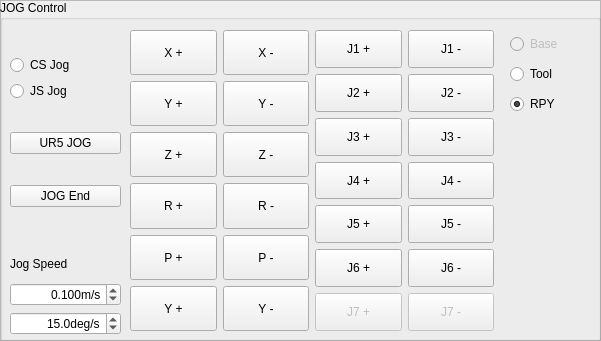
  <widget class="QFrame" name="frame_18">
   <property name="geometry">
    <rect>
     <x>10</x>
     <y>670</y>
     <width>601</width>
     <height>341</height>
    </rect>
   </property>
   <property name="frameShape">
    <enum>QFrame::StyledPanel</enum>
   </property>
   <property name="frameShadow">
    <enum>QFrame::Raised</enum>
   </property>
   <widget class="QGroupBox" name="groupBox_24">
    <property name="geometry">
     <rect>
      <x>0</x>
      <y>0</y>
      <width>601</width>
      <height>341</height>
     </rect>
    </property>
    <property name="title">
     <string>JOG Control</string>
    </property>
    <widget class="QWidget" name="layoutWidget_2">
     <property name="geometry">
      <rect>
       <x>10</x>
       <y>250</y>
       <width>111</width>
       <height>85</height>
      </rect>
     </property>
     <layout class="QVBoxLayout" name="verticalLayout_26">
      <item>
       <widget class="QLabel" name="label_24">
        <property name="text">
         <string>Jog Speed</string>
        </property>
       </widget>
      </item>
      <item>
       <widget class="QDoubleSpinBox" name="doubleSpinBox_JogSpeed_trans">
        <property name="minimumSize">
         <size>
          <width>100</width>
          <height>0</height>
         </size>
        </property>
        <property name="alignment">
         <set>Qt::AlignRight|Qt::AlignTrailing|Qt::AlignVCenter</set>
        </property>
        <property name="suffix">
         <string>m/s</string>
        </property>
        <property name="decimals">
         <number>3</number>
        </property>
        <property name="maximum">
         <double>1.000000000000000</double>
        </property>
        <property name="singleStep">
         <double>0.100000000000000</double>
        </property>
        <property name="value">
         <double>0.100000000000000</double>
        </property>
       </widget>
      </item>
      <item>
       <widget class="QDoubleSpinBox" name="doubleSpinBox_JogSpeed_ori">
        <property name="minimumSize">
         <size>
          <width>100</width>
          <height>0</height>
         </size>
        </property>
        <property name="alignment">
         <set>Qt::AlignRight|Qt::AlignTrailing|Qt::AlignVCenter</set>
        </property>
        <property name="suffix">
         <string>deg/s</string>
        </property>
        <property name="decimals">
         <number>1</number>
        </property>
        <property name="maximum">
         <double>90.000000000000000</double>
        </property>
        <property name="singleStep">
         <double>5.000000000000000</double>
        </property>
        <property name="value">
         <double>15.000000000000000</double>
        </property>
       </widget>
      </item>
     </layout>
    </widget>
    <widget class="QWidget" name="layoutWidget_3">
     <property name="geometry">
      <rect>
       <x>130</x>
       <y>30</y>
       <width>364</width>
       <height>301</height>
      </rect>
     </property>
     <layout class="QHBoxLayout" name="horizontalLayout_8">
      <item>
       <layout class="QGridLayout" name="gridLayout_14">
        <item row="5" column="1">
         <widget class="QPushButton" name="pushButton_jog_x6_minus">
          <property name="sizePolicy">
           <sizepolicy hsizetype="Preferred" vsizetype="Preferred">
            <horstretch>0</horstretch>
            <verstretch>0</verstretch>
           </sizepolicy>
          </property>
          <property name="minimumSize">
           <size>
            <width>0</width>
            <height>25</height>
           </size>
          </property>
          <property name="text">
           <string>Y -</string>
          </property>
         </widget>
        </item>
        <item row="1" column="0">
         <widget class="QPushButton" name="pushButton_jog_x2_plus">
          <property name="sizePolicy">
           <sizepolicy hsizetype="Preferred" vsizetype="Preferred">
            <horstretch>0</horstretch>
            <verstretch>0</verstretch>
           </sizepolicy>
          </property>
          <property name="minimumSize">
           <size>
            <width>0</width>
            <height>25</height>
           </size>
          </property>
          <property name="text">
           <string>Y +</string>
          </property>
         </widget>
        </item>
        <item row="0" column="1">
         <widget class="QPushButton" name="pushButton_jog_x1_minus">
          <property name="sizePolicy">
           <sizepolicy hsizetype="Preferred" vsizetype="Preferred">
            <horstretch>0</horstretch>
            <verstretch>0</verstretch>
           </sizepolicy>
          </property>
          <property name="minimumSize">
           <size>
            <width>0</width>
            <height>25</height>
           </size>
          </property>
          <property name="text">
           <string>X -</string>
          </property>
         </widget>
        </item>
        <item row="2" column="0">
         <widget class="QPushButton" name="pushButton_jog_x3_plus">
          <property name="sizePolicy">
           <sizepolicy hsizetype="Preferred" vsizetype="Preferred">
            <horstretch>0</horstretch>
            <verstretch>0</verstretch>
           </sizepolicy>
          </property>
          <property name="minimumSize">
           <size>
            <width>0</width>
            <height>25</height>
           </size>
          </property>
          <property name="text">
           <string>Z +</string>
          </property>
         </widget>
        </item>
        <item row="0" column="0">
         <widget class="QPushButton" name="pushButton_jog_x1_plus">
          <property name="sizePolicy">
           <sizepolicy hsizetype="Preferred" vsizetype="Preferred">
            <horstretch>0</horstretch>
            <verstretch>0</verstretch>
           </sizepolicy>
          </property>
          <property name="minimumSize">
           <size>
            <width>0</width>
            <height>25</height>
           </size>
          </property>
          <property name="layoutDirection">
           <enum>Qt::LeftToRight</enum>
          </property>
          <property name="text">
           <string>X +</string>
          </property>
          <property name="autoDefault">
           <bool>false</bool>
          </property>
         </widget>
        </item>
        <item row="3" column="0">
         <widget class="QPushButton" name="pushButton_jog_x4_plus">
          <property name="sizePolicy">
           <sizepolicy hsizetype="Preferred" vsizetype="Preferred">
            <horstretch>0</horstretch>
            <verstretch>0</verstretch>
           </sizepolicy>
          </property>
          <property name="minimumSize">
           <size>
            <width>0</width>
            <height>25</height>
           </size>
          </property>
          <property name="text">
           <string>R +</string>
          </property>
         </widget>
        </item>
        <item row="1" column="1">
         <widget class="QPushButton" name="pushButton_jog_x2_minus">
          <property name="enabled">
           <bool>true</bool>
          </property>
          <property name="sizePolicy">
           <sizepolicy hsizetype="Preferred" vsizetype="Preferred">
            <horstretch>0</horstretch>
            <verstretch>0</verstretch>
           </sizepolicy>
          </property>
          <property name="minimumSize">
           <size>
            <width>0</width>
            <height>25</height>
           </size>
          </property>
          <property name="autoFillBackground">
           <bool>false</bool>
          </property>
          <property name="text">
           <string>Y -</string>
          </property>
         </widget>
        </item>
        <item row="2" column="1">
         <widget class="QPushButton" name="pushButton_jog_x3_minus">
          <property name="enabled">
           <bool>true</bool>
          </property>
          <property name="sizePolicy">
           <sizepolicy hsizetype="Preferred" vsizetype="Preferred">
            <horstretch>0</horstretch>
            <verstretch>0</verstretch>
           </sizepolicy>
          </property>
          <property name="minimumSize">
           <size>
            <width>0</width>
            <height>25</height>
           </size>
          </property>
          <property name="text">
           <string>Z -</string>
          </property>
         </widget>
        </item>
        <item row="4" column="0">
         <widget class="QPushButton" name="pushButton_jog_x5_plus">
          <property name="sizePolicy">
           <sizepolicy hsizetype="Preferred" vsizetype="Preferred">
            <horstretch>0</horstretch>
            <verstretch>0</verstretch>
           </sizepolicy>
          </property>
          <property name="minimumSize">
           <size>
            <width>0</width>
            <height>25</height>
           </size>
          </property>
          <property name="text">
           <string>P +</string>
          </property>
         </widget>
        </item>
        <item row="5" column="0">
         <widget class="QPushButton" name="pushButton_jog_x6_plus">
          <property name="sizePolicy">
           <sizepolicy hsizetype="Preferred" vsizetype="Preferred">
            <horstretch>0</horstretch>
            <verstretch>0</verstretch>
           </sizepolicy>
          </property>
          <property name="minimumSize">
           <size>
            <width>0</width>
            <height>25</height>
           </size>
          </property>
          <property name="text">
           <string>Y +</string>
          </property>
         </widget>
        </item>
        <item row="4" column="1">
         <widget class="QPushButton" name="pushButton_jog_x5_minus">
          <property name="sizePolicy">
           <sizepolicy hsizetype="Preferred" vsizetype="Preferred">
            <horstretch>0</horstretch>
            <verstretch>0</verstretch>
           </sizepolicy>
          </property>
          <property name="minimumSize">
           <size>
            <width>0</width>
            <height>25</height>
           </size>
          </property>
          <property name="text">
           <string>P -</string>
          </property>
         </widget>
        </item>
        <item row="3" column="1">
         <widget class="QPushButton" name="pushButton_jog_x4_minus">
          <property name="enabled">
           <bool>true</bool>
          </property>
          <property name="sizePolicy">
           <sizepolicy hsizetype="Preferred" vsizetype="Preferred">
            <horstretch>0</horstretch>
            <verstretch>0</verstretch>
           </sizepolicy>
          </property>
          <property name="minimumSize">
           <size>
            <width>0</width>
            <height>25</height>
           </size>
          </property>
          <property name="text">
           <string>R -</string>
          </property>
         </widget>
        </item>
       </layout>
      </item>
      <item>
       <layout class="QGridLayout" name="gridLayout_15">
        <item row="3" column="0">
         <widget class="QPushButton" name="pushButton_jog_j4_plus">
          <property name="sizePolicy">
           <sizepolicy hsizetype="Preferred" vsizetype="Preferred">
            <horstretch>0</horstretch>
            <verstretch>0</verstretch>
           </sizepolicy>
          </property>
          <property name="text">
           <string>J4 +</string>
          </property>
         </widget>
        </item>
        <item row="4" column="1">
         <widget class="QPushButton" name="pushButton_jog_j5_minus">
          <property name="sizePolicy">
           <sizepolicy hsizetype="Preferred" vsizetype="Preferred">
            <horstretch>0</horstretch>
            <verstretch>0</verstretch>
           </sizepolicy>
          </property>
          <property name="text">
           <string>J5 -</string>
          </property>
         </widget>
        </item>
        <item row="1" column="1">
         <widget class="QPushButton" name="pushButton_jog_j2_minus">
          <property name="enabled">
           <bool>true</bool>
          </property>
          <property name="sizePolicy">
           <sizepolicy hsizetype="Preferred" vsizetype="Preferred">
            <horstretch>0</horstretch>
            <verstretch>0</verstretch>
           </sizepolicy>
          </property>
          <property name="autoFillBackground">
           <bool>false</bool>
          </property>
          <property name="text">
           <string>J2 -</string>
          </property>
         </widget>
        </item>
        <item row="3" column="1">
         <widget class="QPushButton" name="pushButton_jog_j4_minus">
          <property name="enabled">
           <bool>true</bool>
          </property>
          <property name="sizePolicy">
           <sizepolicy hsizetype="Preferred" vsizetype="Preferred">
            <horstretch>0</horstretch>
            <verstretch>0</verstretch>
           </sizepolicy>
          </property>
          <property name="text">
           <string>J4 -</string>
          </property>
         </widget>
        </item>
        <item row="2" column="1">
         <widget class="QPushButton" name="pushButton_jog_j3_minus">
          <property name="enabled">
           <bool>true</bool>
          </property>
          <property name="sizePolicy">
           <sizepolicy hsizetype="Preferred" vsizetype="Preferred">
            <horstretch>0</horstretch>
            <verstretch>0</verstretch>
           </sizepolicy>
          </property>
          <property name="text">
           <string>J3 -</string>
          </property>
         </widget>
        </item>
        <item row="0" column="1">
         <widget class="QPushButton" name="pushButton_jog_j1_minus">
          <property name="sizePolicy">
           <sizepolicy hsizetype="Preferred" vsizetype="Preferred">
            <horstretch>0</horstretch>
            <verstretch>0</verstretch>
           </sizepolicy>
          </property>
          <property name="text">
           <string>J1 -</string>
          </property>
         </widget>
        </item>
        <item row="5" column="0">
         <widget class="QPushButton" name="pushButton_jog_j6_plus">
          <property name="sizePolicy">
           <sizepolicy hsizetype="Preferred" vsizetype="Preferred">
            <horstretch>0</horstretch>
            <verstretch>0</verstretch>
           </sizepolicy>
          </property>
          <property name="text">
           <string>J6 +</string>
          </property>
         </widget>
        </item>
        <item row="1" column="0">
         <widget class="QPushButton" name="pushButton_jog_j2_plus">
          <property name="sizePolicy">
           <sizepolicy hsizetype="Preferred" vsizetype="Preferred">
            <horstretch>0</horstretch>
            <verstretch>0</verstretch>
           </sizepolicy>
          </property>
          <property name="text">
           <string>J2 +</string>
          </property>
         </widget>
        </item>
        <item row="0" column="0">
         <widget class="QPushButton" name="pushButton_jog_j1_plus">
          <property name="sizePolicy">
           <sizepolicy hsizetype="Preferred" vsizetype="Preferred">
            <horstretch>0</horstretch>
            <verstretch>0</verstretch>
           </sizepolicy>
          </property>
          <property name="layoutDirection">
           <enum>Qt::LeftToRight</enum>
          </property>
          <property name="text">
           <string>J1 +</string>
          </property>
          <property name="autoDefault">
           <bool>false</bool>
          </property>
         </widget>
        </item>
        <item row="4" column="0">
         <widget class="QPushButton" name="pushButton_jog_j5_plus">
          <property name="sizePolicy">
           <sizepolicy hsizetype="Preferred" vsizetype="Preferred">
            <horstretch>0</horstretch>
            <verstretch>0</verstretch>
           </sizepolicy>
          </property>
          <property name="text">
           <string>J5 +</string>
          </property>
         </widget>
        </item>
        <item row="5" column="1">
         <widget class="QPushButton" name="pushButton_jog_j6_minus">
          <property name="sizePolicy">
           <sizepolicy hsizetype="Preferred" vsizetype="Preferred">
            <horstretch>0</horstretch>
            <verstretch>0</verstretch>
           </sizepolicy>
          </property>
          <property name="text">
           <string>J6 -</string>
          </property>
         </widget>
        </item>
        <item row="2" column="0">
         <widget class="QPushButton" name="pushButton_jog_j3_plus">
          <property name="sizePolicy">
           <sizepolicy hsizetype="Preferred" vsizetype="Preferred">
            <horstretch>0</horstretch>
            <verstretch>0</verstretch>
           </sizepolicy>
          </property>
          <property name="text">
           <string>J3 +</string>
          </property>
         </widget>
        </item>
        <item row="6" column="0">
         <widget class="QPushButton" name="pushButton_jog_j7_plus">
          <property name="enabled">
           <bool>false</bool>
          </property>
          <property name="sizePolicy">
           <sizepolicy hsizetype="Preferred" vsizetype="Preferred">
            <horstretch>0</horstretch>
            <verstretch>0</verstretch>
           </sizepolicy>
          </property>
          <property name="text">
           <string>J7 +</string>
          </property>
         </widget>
        </item>
        <item row="6" column="1">
         <widget class="QPushButton" name="pushButton_jog_j7_minus">
          <property name="enabled">
           <bool>false</bool>
          </property>
          <property name="sizePolicy">
           <sizepolicy hsizetype="Preferred" vsizetype="Preferred">
            <horstretch>0</horstretch>
            <verstretch>0</verstretch>
           </sizepolicy>
          </property>
          <property name="text">
           <string>J7 -</string>
          </property>
         </widget>
        </item>
       </layout>
      </item>
     </layout>
    </widget>
    <widget class="QWidget" name="layoutWidget_4">
     <property name="geometry">
      <rect>
       <x>10</x>
       <y>30</y>
       <width>111</width>
       <height>205</height>
      </rect>
     </property>
     <layout class="QVBoxLayout" name="verticalLayout_25">
      <item>
       <layout class="QVBoxLayout" name="verticalLayout_24">
        <item>
         <widget class="QRadioButton" name="radioButton_CSJog">
          <property name="text">
           <string>CS Jog</string>
          </property>
         </widget>
        </item>
        <item>
         <widget class="QRadioButton" name="radioButton_JSJog">
          <property name="text">
           <string>JS Jog</string>
          </property>
         </widget>
        </item>
       </layout>
      </item>
      <item>
       <widget class="QPushButton" name="pushButton_robotAJogSelect">
        <property name="sizePolicy">
         <sizepolicy hsizetype="Preferred" vsizetype="Fixed">
          <horstretch>0</horstretch>
          <verstretch>0</verstretch>
         </sizepolicy>
        </property>
        <property name="text">
         <string>UR5 JOG</string>
        </property>
       </widget>
      </item>
      <item>
       <widget class="QPushButton" name="pushButton_jogModeEnd">
        <property name="sizePolicy">
         <sizepolicy hsizetype="Preferred" vsizetype="Fixed">
          <horstretch>0</horstretch>
          <verstretch>0</verstretch>
         </sizepolicy>
        </property>
        <property name="text">
         <string>JOG End</string>
        </property>
       </widget>
      </item>
     </layout>
    </widget>
    <widget class="QWidget" name="layoutWidget_29">
     <property name="geometry">
      <rect>
       <x>510</x>
       <y>30</y>
       <width>78</width>
       <height>91</height>
      </rect>
     </property>
     <layout class="QVBoxLayout" name="verticalLayout_43">
      <item>
       <widget class="QRadioButton" name="radioButton_rotationBaseFrame">
        <property name="enabled">
         <bool>false</bool>
        </property>
        <property name="text">
         <string>Base</string>
        </property>
        <property name="checked">
         <bool>false</bool>
        </property>
       </widget>
      </item>
      <item>
       <widget class="QRadioButton" name="radioButton_rotationToolFrame">
        <property name="text">
         <string>Tool</string>
        </property>
       </widget>
      </item>
      <item>
       <widget class="QRadioButton" name="radioButton_rotationRPY">
        <property name="text">
         <string>RPY</string>
        </property>
        <property name="checked">
         <bool>true</bool>
        </property>
       </widget>
      </item>
     </layout>
    </widget>
   </widget>
  </widget>
